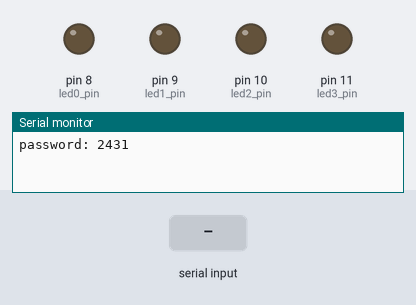
Simulated run of this program. Board: Arduino Mega 2560, built with avr-gcc and run on an emulated ATmega2560. On the bench: output pins drawn as LEDs (lit = HIGH), the last lines printed to the serial monitor. Dashed ring = blinking. The test bench sets the inputs (shaded band).

Above: at 1.2 s.
1.3 s: "red\n" received over Serial
At 2.2 s:
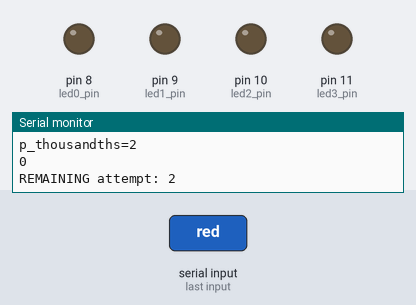
2.8 s: "30,150\n" received over Serial
At 5.41 s:
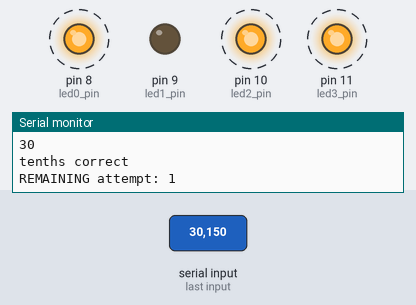
5.8 s: "1\n" received over Serial
At 7.41 s:
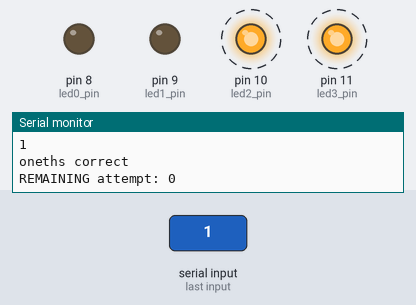
8.8 s: "blue\n" received over Serial
11.8 s: "green\n" received over Serial
Timing chart, 0 to 15.8 s (numbered marks = the images above; inputs shaded):
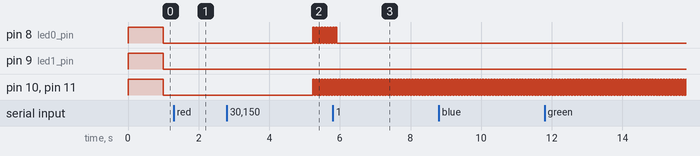

The program:

main.cpp
```cpp
#include <Arduino.h>
//old but might be useful for Lab3

//int user;
//int user_arr[4];
//int pass[4];

//flag to be used after all attempts are used
int error = 0;

//intialize userInput
int userInput;

//pins the LEDs are plugged in
const int led0_pin = 8;
const int led1_pin = 9;
const int led2_pin = 10;
const int led3_pin = 11;

//ints used to toggle LEDs on and off
int tog0, tog1, tog2, tog3, password;
int p_oneths, p_tenths, p_hundredths, p_thousandths;
void setup() {
  //begins serial monitor
  Serial.begin(9600);

//generates random number between 1000-9999
  randomSeed(analogRead(0));
  //password = random(1000,9999);
  password = 2431;//9132;
  Serial.print("password: ");
  Serial.println(password);

//splits the random password into individual digits
p_oneths  = (password / 1U) % 10;
p_tenths  = (password / 10U) % 10;
p_hundredths  = (password / 100U) % 10;
p_thousandths = (password / 1000U) % 10;

  //intializes pins to be used for output
  pinMode(led0_pin, OUTPUT);
  digitalWrite(led0_pin, LOW);

  pinMode(led1_pin, OUTPUT);
  digitalWrite(led1_pin, LOW);

  pinMode(led2_pin, OUTPUT);
  digitalWrite(led2_pin, LOW);

  pinMode(led3_pin, OUTPUT);
  digitalWrite(led3_pin, LOW);


  noInterrupts();
  //Timer 1 init to 1Hz
  TCCR1A = 0;
  TCCR1B = 0;
  TCNT1 = 0;
  OCR1A = 15624;
  TCCR1B |= (1 << WGM12);
  TCCR1B |= (1 << CS12) | (0 << CS11) | (1 << CS10);
  TIMSK1 |= (1 << OCIE1A);

  //Timer 2 init to 1Hz
  TCCR5A = 0;
  TCCR5B = 0;
  TCNT5 = 0;
  OCR5A = 15624;
  TCCR5B |= (1 << WGM52);
  TCCR5B |= (1 << CS52) | (0 << CS51) | (1 << CS50);
  TIMSK5 |= (1 << OCIE5A);

  //Timer 3 init to 1Hz
  TCCR3A = 0;
  TCCR3B = 0;
  TCNT3 = 0;
  OCR3A = 15624;
  TCCR3B |= (1 << WGM32);
  TCCR3B |= (1 << CS32) | (0 << CS31) | (1 << CS30);
  TIMSK3 |= (1 << OCIE3A);

  //Timer 4 init to 1Hz
  TCCR4A = 0;
  TCCR4B = 0;
  TCNT4 = 0;
  OCR4A = 15624;
  TCCR4B |= (1 << WGM42);
  TCCR4B |= (1 << CS42) | (0 << CS41) | (1 << CS40);
  TIMSK4 |= (1 << OCIE4A);

  interrupts();
}

int attempt = 3;

void loop() {
    while (attempt > 0 && Serial.available()) {
        Serial.print("in the while loop, remaining attempt: ");
        Serial.println(attempt);

        String inputStr = Serial.readStringUntil('\n');
        int userInput = inputStr.toInt();

        int d_oneths = (userInput / 1U) % 10;
        int d_tenths = (userInput / 10U) % 10;
        int d_hundredths= (userInput / 100U) % 10;
        int d_thousands = (userInput / 1000U) % 10;
//Used for trooble shooting: displays the user input as individual digits
        Serial.print("u_oneths");Serial.println(d_oneths);
        Serial.print("u_Tenths");Serial.println(d_tenths);
        Serial.print("u_Hundredths");Serial.println(d_hundredths);
        Serial.print("u_thousondths");Serial.println(d_thousands);


//used for trooble shooting: displays the password as indivdual digits
       Serial.print("p_oneths=");Serial.println(p_oneths);
        Serial.print("p_tenths=");Serial.println(p_tenths);
        Serial.print("p_hundredths=");Serial.println(p_hundredths);
        Serial.print("p_thousandths=");Serial.println(p_thousandths);


        Serial.println(userInput);
        attempt-=1;

         //determins what digits of users attempt was correct and displays what digit
            if (d_oneths == p_oneths){
            tog0 = 1;
            Serial.println("oneths correct");
            }

            if (d_tenths == p_tenths) {
            tog1 = 1;
            Serial.println("tenths correct");
            }

            if (d_hundredths == p_hundredths){
            tog2 = 1;
            Serial.println("Hundredths correct");
            }

            if (d_thousands == p_thousandths){
            tog3 = 1;
            Serial.println("thousandths correct");
            }

        //displays amount off attempts remaining
        Serial.print("REMAINING attempt: ");
        Serial.println(attempt);

        // used to tell user when entire password was correct
        if((d_oneths == p_oneths) && (d_tenths == p_tenths) && (d_hundredths == p_hundredths) && (d_thousands == p_thousandths)){
        Serial.print("Password Correct"); Serial.println(password);

        attempt =0;
        }

        //displays when user did not guess correct pin after 3 attempts
        if ((attempt == 0) && (d_oneths != p_oneths) && (d_tenths != p_tenths) && (d_hundredths != p_hundredths) && (d_thousands != p_thousandths)){
            error = 1;
            tog0 = 0;
            tog1 = 0;
            tog2 = 0;
            tog3 = 0;
            Serial.print("ERROR: No attempt left\n");
            Serial.print("Password was:");
            Serial.println(password);
        }
        else {
//sets flashing for 2nd attempt
            if (attempt == 2) {
                if (d_oneths != p_oneths) {
                    OCR1A = 3124;
                    tog0 = 0;
                }
                if (d_oneths != p_tenths) {
                    OCR5A = 3124;
                    tog1 = 0;
                }
                if (d_hundredths != p_hundredths){
                  OCR3A = 3124;
                  tog2 = 0;
                }

                if (d_thousands != p_thousandths) {
                    OCR4A = 3124;
                    tog3 = 0;
                }

        //sets flashing for 1st attempt
                if (attempt == 1) {

                }      if (d_oneths != p_oneths) {
                    OCR1A = 624;
                    tog0 = 0;
                }
                if (d_tenths != p_tenths) {
                    OCR5A = 624;
                    tog1 = 0;
                }
                if (d_hundredths != p_hundredths){
                  OCR3A = 624;
                  tog2 = 0;
                }


                if (d_thousands  != p_thousandths) {
                    OCR4A = 624;
                    tog3 = 0;
                }

            }
        }
    }
    }

ISR(TIMER1_COMPA_vect) {
  if (tog0 == 1) digitalWrite(led0_pin, LOW);
  else if (tog0 == 0) {
    if (error) digitalWrite(led0_pin, HIGH);
    else digitalWrite(led0_pin, !digitalRead(led0_pin));
  }
}

ISR(TIMER3_COMPA_vect) {
  if (tog1 == 1) digitalWrite(led1_pin, LOW);
  else if (tog1 == 0) {
    if (error) digitalWrite(led1_pin, HIGH);
    else digitalWrite(led1_pin, !digitalRead(led1_pin));
  }
}
ISR(TIMER5_COMPA_vect) {
  if (tog2 == 1) digitalWrite(led2_pin, LOW);
  else if (tog2 == 0) {
    if (error) digitalWrite(led2_pin, HIGH);
    else digitalWrite(led2_pin, !digitalRead(led2_pin));
  }
}

ISR(TIMER4_COMPA_vect) {
  if (tog3 == 1) digitalWrite(led3_pin, LOW);
  else if (tog3 == 0) {
    if (error) digitalWrite(led3_pin, HIGH);
    else digitalWrite(led3_pin, !digitalRead(led3_pin));
  }
}
```

DigitalPin.cpp
```cpp
#include "DigitalPin.h"

DigitalPin1::DigitalPin1(int pin1) : pinNumber1(pin1) {
    pinMode(pinNumber1, OUTPUT);
    digitalWrite(pinNumber1, LOW);
}

void DigitalPin1::setTCCRA(uint8_t value) { TCCR1A = value; }
void DigitalPin1::setTCCRB(uint8_t value) { TCCR1B = value; }
void DigitalPin1::setTCNT(uint16_t value) { TCNT1 = value; }
void DigitalPin1::setOCR(uint16_t value) { OCR1A = value; }
void DigitalPin1::factorOCR(float factor) { OCR1A = (uint16_t)(OCR1A * factor); }
void DigitalPin1::setTIMSK(uint8_t value) { TIMSK1 = value; }
int DigitalPin1::getPin1() const {
    return pinNumber1;
}

DigitalPin2::DigitalPin2(int pin2) : pinNumber2(pin2) {
    pinMode(pinNumber2, OUTPUT);
    digitalWrite(pinNumber2, LOW);
}

void DigitalPin2::setTCCRA(uint8_t value) { TCCR1A = value; }
void DigitalPin2::setTCCRB(uint8_t value) { TCCR1B = value; }
void DigitalPin2::setTCNT(uint16_t value) { TCNT1 = value; }
void DigitalPin2::setOCR(uint16_t value) { OCR1A = value; }
void DigitalPin2::factorOCR(float factor) { OCR1A = (uint16_t)(OCR1A * factor); }
void DigitalPin2::setTIMSK(uint8_t value) { TIMSK1 = value; }
int DigitalPin2::getPin2() const {
    return pinNumber2;
}

DigitalPin3::DigitalPin3(int pin3) : pinNumber3(pin3) {
    pinMode(pinNumber3, OUTPUT);
    digitalWrite(pinNumber3, LOW);
}

void DigitalPin3::setTCCRA(uint8_t value) { TCCR1A = value; }
void DigitalPin3::setTCCRB(uint8_t value) { TCCR1B = value; }
void DigitalPin3::setTCNT(uint16_t value) { TCNT1 = value; }
void DigitalPin3::setOCR(uint16_t value) { OCR1A = value; }
void DigitalPin3::factorOCR(float factor) { OCR1A = (uint16_t)(OCR1A * factor); }
void DigitalPin3::setTIMSK(uint8_t value) { TIMSK1 = value; }
int DigitalPin3::getPin3() const {
    return pinNumber3;
}

DigitalPin4::DigitalPin4(int pin4) : pinNumber4(pin4) {
    pinMode(pinNumber4, OUTPUT);
    digitalWrite(pinNumber4, LOW);
}

void DigitalPin4::setTCCRA(uint8_t value) { TCCR1A = value; }
void DigitalPin4::setTCCRB(uint8_t value) { TCCR1B = value; }
void DigitalPin4::setTCNT(uint16_t value) { TCNT1 = value; }
void DigitalPin4::setOCR(uint16_t value) { OCR1A = value; }
void DigitalPin4::factorOCR(float factor) { OCR1A = (uint16_t)(OCR1A * factor); }
void DigitalPin4::setTIMSK(uint8_t value) { TIMSK1 = value; }
int DigitalPin4::getPin4() const {
    return pinNumber4;
}
```

DigitalPin.h
```cpp
#ifndef DIGIPIN_H
#define DIGIPIN_H

#include <Arduino.h>

class DigitalPin1 {
public:
    DigitalPin1(int pin1);

    void setTCCRA(uint8_t value);
    void setTCCRB(uint8_t value);
    void setTCNT(uint16_t value);
    void setOCR(uint16_t value);
    void factorOCR(float factor);
    void setTIMSK(uint8_t value);
    int getPin1() const;

    int pinNumber1;


private:
};

class DigitalPin2 {
public:
    DigitalPin2(int pin2);

    void setTCCRA(uint8_t value);
    void setTCCRB(uint8_t value);
    void setTCNT(uint16_t value);
    void setOCR(uint16_t value);
    void factorOCR(float factor);
    void setTIMSK(uint8_t value);
    int getPin2() const;

    int pinNumber2;


private:
};
class DigitalPin3 {
public:
    DigitalPin3(int pin3);

    void setTCCRA(uint8_t value);
    void setTCCRB(uint8_t value);
    void setTCNT(uint16_t value);
    void setOCR(uint16_t value);
    void factorOCR(float factor);
    void setTIMSK(uint8_t value);
    int getPin3() const;

    int pinNumber3;


private:
};

class DigitalPin4 {
public:
    DigitalPin4(int pin4);

    void setTCCRA(uint8_t value);
    void setTCCRB(uint8_t value);
    void setTCNT(uint16_t value);
    void setOCR(uint16_t value);
    void factorOCR(float factor);
    void setTIMSK(uint8_t value);
    int getPin4() const;

    int pinNumber4;


private:
};
#endif
```

Safe.cpp
```cpp
#include "Safe.h"

Safe::Safe() {
   // Serial.begin(9600);
    //randomSeed(analogRead(0));
    //password = random(100);
    //Serial.print("password: ");
    //Serial.println(password);
}

int Safe::getPassword() {
    return password;
}
```

Safe.h
```cpp
#ifndef SAFE_H
#define SAFE_H

#include <Arduino.h>

class Safe {
public:
    Safe();

    int getPassword();

private:
    int password;
};

#endif
```

lab1.cpp
```cpp
#include <Arduino.h>
#include "lab1.h"

LED :: LED(String Color)
{   int pin;
    if (Color.equals("red"))
    {
       pin= 11;
    }
    else if (Color.equals("yellow"))
    {
        pin= 10;
    } else if (Color.equals("blue"))
    {
        pin= 8;
    } else if (Color.equals("green"))
    {
        pin= 9;
    }
    _pin=pin;
    pinMode(_pin,OUTPUT);
}


void LED :: led_on()
{
    digitalWrite(_pin,1);
}

void LED :: led_off()
{
    digitalWrite(_pin,0);
}

void LED :: led_inten(int intensity)
{
        analogWrite(_pin,intensity);
}

void LED :: blink(int times, int on, int off)
{
    static int counter=0;
    while (counter<=times)
    {
        led_on();
        delay(on);
        led_off();
        delay(off);
        counter++;
    }
}
```

lab1.h
```cpp
#ifndef lab1_h
#define lab1_h

#include <Arduino.h>

class LED
{
    public:
        LED(String Color);
        void led_on();
        void led_off();
        void led_inten(int intensity);
        void blink(int times, int on, int off);

    private:
        int _pin;

};

#endif
```

Measured:
- after the input at 1.3 s, pin 8 (led0_pin), pin 9 (led1_pin), pin 10 (led2_pin), pin 11 (led3_pin): stays LOW (without the input it goes to HIGH after 0.70 s)
- after the input at 2.8 s, pin 9 (led1_pin): stops changing and stays LOW
- after the input at 5.8 s, pin 8 (led0_pin): goes on until 5.9 s, then stays LOW
